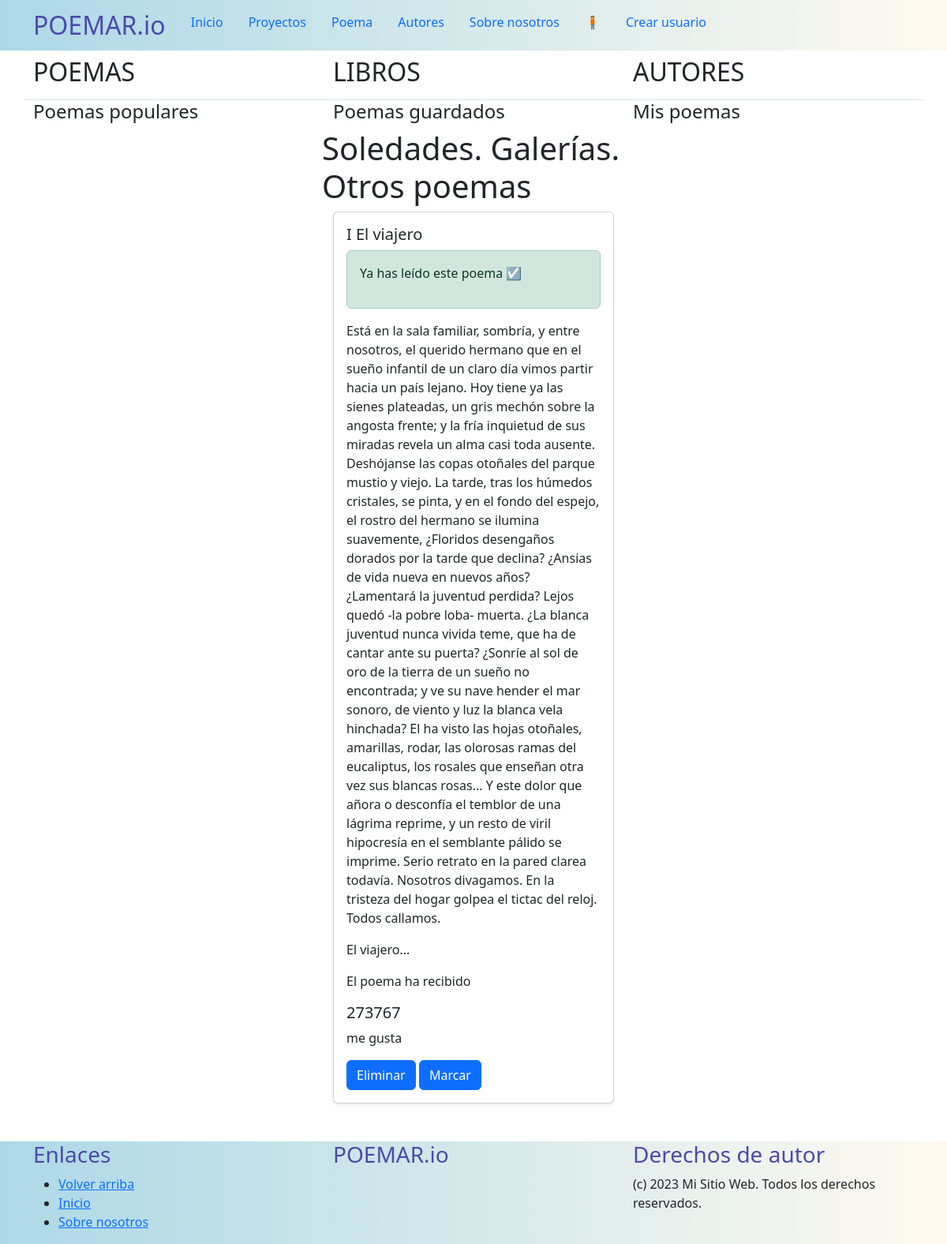
Page /poemas/libro/4 on the committed database.
### miaplicacion/models.py (models this page shows, shortened)
class Proyecto(models.Model):
    nombre = models.CharField(max_length=200)
    megusta=models.IntegerField(default=0)
    descripcion=models.TextField(default="")
    autor =Autor(nombre="Desconocido")
    autor= models.ForeignKey(Autor, on_delete=models.CASCADE, default=autor.id)
    tipo=models.IntegerField(default=0)

class Poema(models.Model):
    titulo = models.CharField(max_length=200)
    contenido = models.TextField()
    descripcion= models.TextField()
    proyecto= models.ForeignKey(Proyecto, on_delete=models.CASCADE)
    megusta= models.IntegerField(default=0)
    guardado=models.BooleanField(default=False)
    leido= models.BooleanField(default=False)
    autor =Autor(nombre="Desconocido")
    autor= models.ForeignKey(Autor, on_delete=models.CASCADE, default=autor.id)

### miaplicacion/views.py (the view)
# urls.py: path("poemas/libro/<int:id>", views.poema_Get_poemas_libro, name="poemas_libro"),
def poema_Get_poemas_libro(request, id):
    id_libro=id
    poemas= list(Poema.objects.values())
    poemas_por_libro=[]
    for p in poemas:
        for k, v in p.items():
            if k == 'proyecto_id' and v == id_libro:
                poemas_por_libro.append(p)
    libro= get_object_or_404(Proyecto, id=id_libro)
    return render(request, "poema_por_libro.html",{
        'poemas': poemas_por_libro,
        'titulo': libro.nombre
        })

### miaplicacion/templates/poema_por_libro.html
{% extends "layouts/base.html" %}
{% block content %}
<div class="container">
    <div class="row justify-content-center">
        <div class="col-4">
            <a class="nav-link active" aria-current="page" href="{% url 'poemas' %}">
                <h4>Poemas populares</h4>
            </a>
        </div>
        <div class="col-4">
            <a class="nav-link active" aria-current="page" href="{% url 'proyectos' %}">
                <h4>Poemas guardados</h4>
            </a>
        </div>
        <div class="col-4">
            <a class="nav-link active" aria-current="page" href="{% url 'autores' %}">
                <h4>Mis poemas</h4>
            </a>
        </div>
    </div>
</div>
<div class="row justify-content-center">
    <div class="col-4">
        <h1>{{ titulo }}</h1>
    </div>
</div>
<div class="container">
    <div class="row justify-content-center" style="display: flex;">
        {% for p in poemas %}
            <div class="col-lg-4 col-md-4 col-sm-12 col-xs-12">
            <div class="card mb-4 shadow-sm">
                <div class="card-body">
                    <h5 class="card-title">{{p.titulo}}</h5>
                    {% if p.leido == False %}
                    <div class="alert alert-warning" role="alert">
                        <p>No has leído el poema todavía 🕑</p>
                    </div>
                    {% else %}
                    <div class="alert alert-success" role="alert">
                        <p>Ya has leído este poema ☑</p>
                    </div>
                    {% endif %}
                    <p class="card-text">{{p.contenido}}</p>
                    <p class="card-text">{{p.descripcion}}</p>
                    {% if p.megusta == 0 %}
                    <p class="card-text">
                    <h5>El poema no ha recibido ningún me gusta todavía</h5>
                    </p>
                    {% else %}
                    <p class="card-text"> El poema ha recibido
                    <h5>{{p.megusta}}</h5> me gusta</p>
                    {% endif %}
                    <button class="btn btn-primary">Eliminar</button>
                    <button class="btn btn-primary">Marcar</button>
                </div>
            </div>
        </div>
        {% endfor %}
    </div>
</div>
{% endblock %}

### rows in the picture
Proyecto: nombre "Soledades. Galerías. Otros poemas"
Poema: titulo "I El viajero", leido "Ya has leído este poema ☑", contenido "Está en la sala familiar, sombría, y entre nosotros, el querido hermano que en el sueño infantil de un claro día vimos partir hacia un país lejano. Hoy tiene ya las sienes plateadas, un gris mechón sobre la angosta frente; y la fría inquietud de sus miradas revela un alma casi toda ausente. Deshójanse las copas otoñales del parque mustio y viejo. La tarde, tras los húmedos cristales, se pinta, y en el fondo del espejo, el rostro del hermano se ilumina suavemente, ¿Floridos desengaños dorados por la tarde que declina? ¿Ansias de vida nueva en nuevos años? ¿Lamentará la juventud perdida? Lejos quedó -la pobre loba- muerta. ¿La blanca juventud nunca vivida teme, que ha de cantar ante su…", descripcion "El viajero...", megusta "273767"
